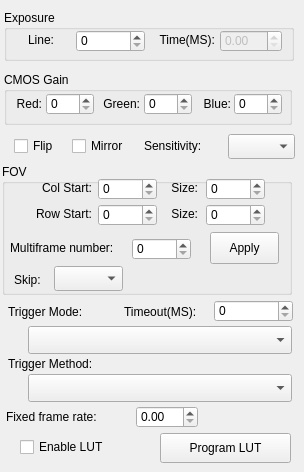
    <widget class="QWidget" name="NormalTab">
     <attribute name="title">
      <string>Normal</string>
     </attribute>
     <widget class="QGroupBox" name="groupBox_4">
      <property name="geometry">
       <rect>
        <x>4</x>
        <y>10</y>
        <width>290</width>
        <height>51</height>
       </rect>
      </property>
      <property name="title">
       <string>Exposure</string>
      </property>
      <widget class="QSpinBox" name="ExpoureLineSpinBox">
       <property name="geometry">
        <rect>
         <x>72</x>
         <y>20</y>
         <width>69</width>
         <height>22</height>
        </rect>
       </property>
       <property name="maximum">
        <number>999999</number>
       </property>
      </widget>
      <widget class="QLabel" name="label_14">
       <property name="geometry">
        <rect>
         <x>10</x>
         <y>22</y>
         <width>40</width>
         <height>16</height>
        </rect>
       </property>
       <property name="text">
        <string>Line:</string>
       </property>
       <property name="alignment">
        <set>Qt::AlignRight|Qt::AlignTrailing|Qt::AlignVCenter</set>
       </property>
      </widget>
      <widget class="QLabel" name="label_15">
       <property name="geometry">
        <rect>
         <x>152</x>
         <y>22</y>
         <width>59</width>
         <height>16</height>
        </rect>
       </property>
       <property name="layoutDirection">
        <enum>Qt::LeftToRight</enum>
       </property>
       <property name="text">
        <string>Time(MS):</string>
       </property>
       <property name="alignment">
        <set>Qt::AlignRight|Qt::AlignTrailing|Qt::AlignVCenter</set>
       </property>
      </widget>
      <widget class="QDoubleSpinBox" name="ExposureTimeSpinBox">
       <property name="enabled">
        <bool>false</bool>
       </property>
       <property name="geometry">
        <rect>
         <x>216</x>
         <y>20</y>
         <width>62</width>
         <height>22</height>
        </rect>
       </property>
      </widget>
     </widget>
     <widget class="QGroupBox" name="groupBox_2">
      <property name="geometry">
       <rect>
        <x>4</x>
        <y>72</y>
        <width>288</width>
        <height>53</height>
       </rect>
      </property>
      <property name="title">
       <string>CMOS Gain</string>
      </property>
      <widget class="QSpinBox" name="GainGreenSpinBox">
       <property name="geometry">
        <rect>
         <x>140</x>
         <y>21</y>
         <width>48</width>
         <height>22</height>
        </rect>
       </property>
       <property name="maximum">
        <number>8192</number>
       </property>
      </widget>
      <widget class="QSpinBox" name="GainRedSpinBox">
       <property name="geometry">
        <rect>
         <x>42</x>
         <y>21</y>
         <width>48</width>
         <height>22</height>
        </rect>
       </property>
       <property name="maximum">
        <number>8192</number>
       </property>
      </widget>
      <widget class="QSpinBox" name="GainBlueSpinBox">
       <property name="geometry">
        <rect>
         <x>230</x>
         <y>21</y>
         <width>48</width>
         <height>22</height>
        </rect>
       </property>
       <property name="maximum">
        <number>8192</number>
       </property>
      </widget>
      <widget class="QLabel" name="label_13">
       <property name="geometry">
        <rect>
         <x>96</x>
         <y>24</y>
         <width>40</width>
         <height>16</height>
        </rect>
       </property>
       <property name="text">
        <string>Green:</string>
       </property>
       <property name="alignment">
        <set>Qt::AlignRight|Qt::AlignTrailing|Qt::AlignVCenter</set>
       </property>
      </widget>
      <widget class="QLabel" name="label_16">
       <property name="geometry">
        <rect>
         <x>192</x>
         <y>24</y>
         <width>35</width>
         <height>16</height>
        </rect>
       </property>
       <property name="layoutDirection">
        <enum>Qt::LeftToRight</enum>
       </property>
       <property name="text">
        <string>Blue:</string>
       </property>
       <property name="alignment">
        <set>Qt::AlignRight|Qt::AlignTrailing|Qt::AlignVCenter</set>
       </property>
      </widget>
      <widget class="QLabel" name="label_19">
       <property name="geometry">
        <rect>
         <x>7</x>
         <y>24</y>
         <width>31</width>
         <height>16</height>
        </rect>
       </property>
       <property name="layoutDirection">
        <enum>Qt::LeftToRight</enum>
       </property>
       <property name="text">
        <string>Red:</string>
       </property>
       <property name="alignment">
        <set>Qt::AlignRight|Qt::AlignTrailing|Qt::AlignVCenter</set>
       </property>
      </widget>
     </widget>
     <widget class="QCheckBox" name="MirrorCheckBox">
      <property name="geometry">
       <rect>
        <x>72</x>
        <y>136</y>
        <width>67</width>
        <height>20</height>
       </rect>
      </property>
      <property name="text">
       <string>Mirror</string>
      </property>
     </widget>
     <widget class="QCheckBox" name="FlipCheckBox">
      <property name="geometry">
       <rect>
        <x>14</x>
        <y>136</y>
        <width>53</width>
        <height>20</height>
       </rect>
      </property>
      <property name="text">
       <string>Flip</string>
      </property>
     </widget>
     <widget class="QComboBox" name="SensitivityComboBox">
      <property name="geometry">
       <rect>
        <x>228</x>
        <y>134</y>
        <width>67</width>
        <height>25</height>
       </rect>
      </property>
     </widget>
     <widget class="QLabel" name="label_18">
      <property name="geometry">
       <rect>
        <x>144</x>
        <y>138</y>
        <width>79</width>
        <height>16</height>
       </rect>
      </property>
      <property name="text">
       <string>Sensitivity:</string>
      </property>
     </widget>
     <widget class="QGroupBox" name="groupBox">
      <property name="geometry">
       <rect>
        <x>2</x>
        <y>164</y>
        <width>290</width>
        <height>131</height>
       </rect>
      </property>
      <property name="title">
       <string>FOV</string>
      </property>
      <widget class="QSpinBox" name="ColStartSpinBox">
       <property name="geometry">
        <rect>
         <x>96</x>
         <y>14</y>
         <width>59</width>
         <height>22</height>
        </rect>
       </property>
       <property name="maximum">
        <number>8192</number>
       </property>
      </widget>
      <widget class="QSpinBox" name="RowStartSpinBox">
       <property name="geometry">
        <rect>
         <x>96</x>
         <y>40</y>
         <width>59</width>
         <height>22</height>
        </rect>
       </property>
       <property name="maximum">
        <number>8192</number>
       </property>
      </widget>
      <widget class="QSpinBox" name="ColSizeSpinBox">
       <property name="geometry">
        <rect>
         <x>204</x>
         <y>14</y>
         <width>59</width>
         <height>22</height>
        </rect>
       </property>
       <property name="maximum">
        <number>8192</number>
       </property>
      </widget>
      <widget class="QSpinBox" name="RowSizeSpinBox">
       <property name="geometry">
        <rect>
         <x>204</x>
         <y>40</y>
         <width>59</width>
         <height>22</height>
        </rect>
       </property>
       <property name="maximum">
        <number>8192</number>
       </property>
      </widget>
      <widget class="QPushButton" name="ApplyFovPushButton">
       <property name="geometry">
        <rect>
         <x>208</x>
         <y>68</y>
         <width>69</width>
         <height>32</height>
        </rect>
       </property>
       <property name="text">
        <string>Apply</string>
       </property>
      </widget>
      <widget class="QSpinBox" name="MultiFrameNumberSpinBox">
       <property name="geometry">
        <rect>
         <x>130</x>
         <y>74</y>
         <width>59</width>
         <height>22</height>
        </rect>
       </property>
       <property name="maximum">
        <number>8192</number>
       </property>
      </widget>
      <widget class="QLabel" name="label_2">
       <property name="geometry">
        <rect>
         <x>8</x>
         <y>76</y>
         <width>119</width>
         <height>16</height>
        </rect>
       </property>
       <property name="text">
        <string>Multiframe number:</string>
       </property>
      </widget>
      <widget class="QLabel" name="label_8">
       <property name="geometry">
        <rect>
         <x>10</x>
         <y>16</y>
         <width>80</width>
         <height>16</height>
        </rect>
       </property>
       <property name="text">
        <string>Col Start:</string>
       </property>
       <property name="alignment">
        <set>Qt::AlignRight|Qt::AlignTrailing|Qt::AlignVCenter</set>
       </property>
      </widget>
      <widget class="QLabel" name="label_9">
       <property name="geometry">
        <rect>
         <x>10</x>
         <y>42</y>
         <width>80</width>
         <height>16</height>
        </rect>
       </property>
       <property name="text">
        <string>Row Start:</string>
       </property>
       <property name="alignment">
        <set>Qt::AlignRight|Qt::AlignTrailing|Qt::AlignVCenter</set>
       </property>
      </widget>
      <widget class="QLabel" name="label_11">
       <property name="geometry">
        <rect>
         <x>160</x>
         <y>42</y>
         <width>36</width>
         <height>16</height>
        </rect>
       </property>
       <property name="layoutDirection">
        <enum>Qt::LeftToRight</enum>
       </property>
       <property name="text">
        <string>Size:</string>
       </property>
       <property name="alignment">
        <set>Qt::AlignRight|Qt::AlignTrailing|Qt::AlignVCenter</set>
       </property>
      </widget>
      <widget class="QLabel" name="label_10">
       <property name="geometry">
        <rect>
         <x>160</x>
         <y>16</y>
         <width>36</width>
         <height>16</height>
        </rect>
       </property>
       <property name="layoutDirection">
        <enum>Qt::LeftToRight</enum>
       </property>
       <property name="text">
        <string>Size:</string>
       </property>
       <property name="alignment">
        <set>Qt::AlignRight|Qt::AlignTrailing|Qt::AlignVCenter</set>
       </property>
      </widget>
      <widget class="QComboBox" name="SkipComboBox">
       <property name="geometry">
        <rect>
         <x>52</x>
         <y>102</y>
         <width>69</width>
         <height>25</height>
        </rect>
       </property>
      </widget>
      <widget class="QLabel" name="label_17">
       <property name="geometry">
        <rect>
         <x>12</x>
         <y>108</y>
         <width>35</width>
         <height>16</height>
        </rect>
       </property>
       <property name="text">
        <string>Skip:</string>
       </property>
      </widget>
     </widget>
     <widget class="QDoubleSpinBox" name="FixFrameRateDoubleSpinBox">
      <property name="geometry">
       <rect>
        <x>136</x>
        <y>406</y>
        <width>62</width>
        <height>22</height>
       </rect>
      </property>
     </widget>
     <widget class="QComboBox" name="TrigetMethodComboBox">
      <property name="geometry">
       <rect>
        <x>28</x>
        <y>374</y>
        <width>264</width>
        <height>28</height>
       </rect>
      </property>
     </widget>
     <widget class="QLabel" name="label_6">
      <property name="geometry">
       <rect>
        <x>8</x>
        <y>304</y>
        <width>109</width>
        <height>16</height>
       </rect>
      </property>
      <property name="text">
       <string>Trigger Mode:</string>
      </property>
     </widget>
     <widget class="QLabel" name="label_7">
      <property name="geometry">
       <rect>
        <x>8</x>
        <y>356</y>
        <width>120</width>
        <height>16</height>
       </rect>
      </property>
      <property name="text">
       <string>Trigger Method:</string>
      </property>
     </widget>
     <widget class="QComboBox" name="TrigetModeComboBox">
      <property name="geometry">
       <rect>
        <x>28</x>
        <y>326</y>
        <width>264</width>
        <height>28</height>
       </rect>
      </property>
     </widget>
     <widget class="QLabel" name="label">
      <property name="geometry">
       <rect>
        <x>6</x>
        <y>409</y>
        <width>120</width>
        <height>16</height>
       </rect>
      </property>
      <property name="text">
       <string>Fixed frame rate:</string>
      </property>
     </widget>
     <widget class="QPushButton" name="ProgramLutPushButton">
      <property name="geometry">
       <rect>
        <x>160</x>
        <y>433</y>
        <width>131</width>
        <height>30</height>
       </rect>
      </property>
      <property name="text">
       <string>Program LUT</string>
      </property>
     </widget>
     <widget class="QSpinBox" name="CaptureTimeoutSpinBox">
      <property name="geometry">
       <rect>
        <x>214</x>
        <y>300</y>
        <width>79</width>
        <height>22</height>
       </rect>
      </property>
      <property name="maximum">
       <number>999999999</number>
      </property>
     </widget>
     <widget class="QLabel" name="label_4">
      <property name="geometry">
       <rect>
        <x>124</x>
        <y>304</y>
        <width>85</width>
        <height>16</height>
       </rect>
      </property>
      <property name="text">
       <string>Timeout(MS):</string>
      </property>
     </widget>
     <widget class="QCheckBox" name="LutEnableCheckBox">
      <property name="geometry">
       <rect>
        <x>20</x>
        <y>437</y>
        <width>101</width>
        <height>20</height>
       </rect>
      </property>
      <property name="text">
       <string>Enable LUT</string>
      </property>
     </widget>
    </widget>
